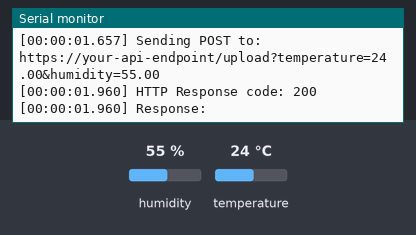
Recording of a program running on a simulated ESP32. On the bench: the last lines printed to the serial monitor. The inputs (shaded band) are chosen by the test bench; at power-on: humidity 55 %, temperature 24 °C. WiFi joins after 1.5 s; servers stay silent unless stated; uploads are accepted with an empty reply.

Above: at 2.7 s.
2.8 s: humidity set to 22 %
At 3.8 s:
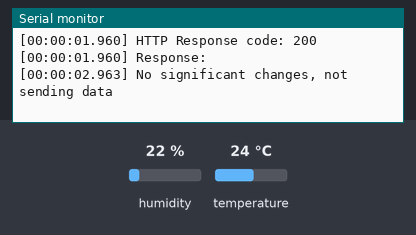
5.5 s: temperature set to 12 °C
At 5.5 s:
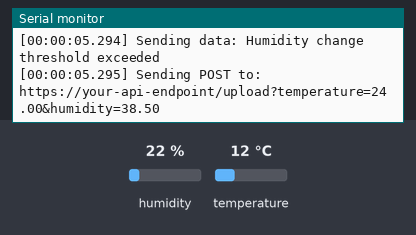
8.2 s: humidity set to 40 %
At 9.0 s:
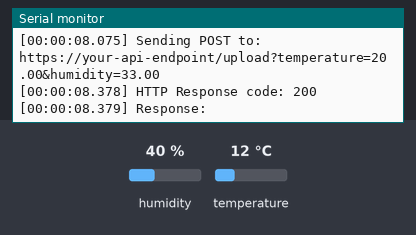
Timing chart, 0 to 11.2 s (numbered marks = the images above; inputs shaded):
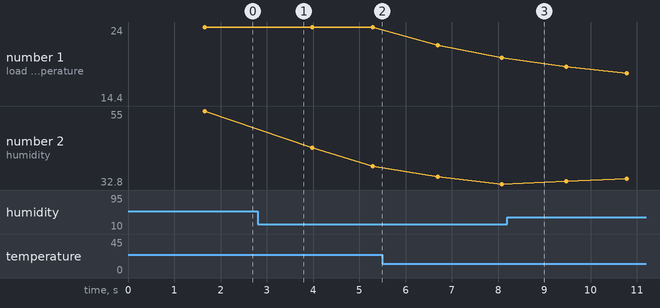

Measured:
- plotted number 1: 24 → 20 after the input at 5.5 s
- plotted number 2: 55 → 38.5 after the input at 2.8 s, 33 → 32.8 after the input at 8.2 s

The program:

main.cpp
```cpp
#include "DHT.h"
#include "../include/config.h"
#include "../include/Logger.h"
#include "../include/SensorAverager.h"
#include "../include/TelemetrySender.h"
#include "../include/WifiHelper.h"

// Global application components used by Arduino setup()/loop().
Logger logger;
DHT dhtSensor(DHT_SENSOR_PIN, DHT_SENSOR_TYPE);
SensorAverager<SAMPLE_COUNT> sensorAverager;
TelemetrySender telemetrySender(TEMP_THRESHOLD_C,
                                HUMIDITY_THRESHOLD_PERCENT,
                                FORCE_SEND_INTERVAL_MS);

// Triggers a controlled restart after printing the reason.
void rebootWithReason(const char* reason) {
  logger.println(reason);
  logger.printf("Rebooting in %lu ms...\n", RESTART_DELAY_MS);
  delay(RESTART_DELAY_MS);
  ESP.restart();
}

void setup() {
  // Initialize serial logs, sensor, and WiFi connection.
  logger.begin(SERIAL_BAUD_RATE);
  dhtSensor.begin();

  if (!connectToWifi(logger, WIFI_CONNECT_TIMEOUT_MS)) {
    rebootWithReason("WiFi connect failed.");
  }
}

void loop() {
  // Recover WiFi in-loop instead of rebooting on transient drops.
  if (!ensureWifiConnected(logger, WIFI_CONNECT_TIMEOUT_MS)) {
    logger.println("WiFi still unavailable. Will retry next cycle.");
    delay(MEASUREMENT_INTERVAL_MS);
    return;
  }

  // Read current sensor values.
  const float humidity = dhtSensor.readHumidity();
  const float temperature = dhtSensor.readTemperature();

  if (isnan(humidity) || isnan(temperature)) {
    logger.println("Failed to read from DHT sensor!");
    delay(MEASUREMENT_INTERVAL_MS);
    return;
  }

  sensorAverager.addReading(temperature, humidity);

  if (sensorAverager.sampleCount() == 0) {
    logger.println("No valid measurements accumulated yet. Waiting for data...");
    delay(MEASUREMENT_INTERVAL_MS);
    return;
  }

  const float avgTemperature = sensorAverager.averageTemperature();
  const float avgHumidity = sensorAverager.averageHumidity();

  bool tempChanged = false;
  bool humidityChanged = false;
  bool forceSendDue = false;
  const bool shouldSend = telemetrySender.shouldSend(avgTemperature,
                                                     avgHumidity,
                                                     millis(),
                                                     tempChanged,
                                                     humidityChanged,
                                                     forceSendDue);

  if (shouldSend) {
    if (tempChanged) {
      logger.println("Sending data: Temperature change threshold exceeded");
    }
    if (humidityChanged) {
      logger.println("Sending data: Humidity change threshold exceeded");
    }
    if (forceSendDue) {
      logger.println("Sending data: Force send interval reached");
    }

    const bool sent = telemetrySender.send(avgTemperature, avgHumidity, logger);
    if (!sent) {
      logger.println("Telemetry send failed. Will retry next cycle.");
    }
  } else {
    logger.println("No significant changes, not sending data");
  }

  // Keep a fixed sampling rhythm.
  delay(MEASUREMENT_INTERVAL_MS);
}
```

Logger.h
```cpp
#pragma once

#include <Arduino.h>
#include <stdarg.h>

// Logger prints every line with a [hh:mm:ss.mmm] runtime prefix.
class Logger {
 public:
  void begin(unsigned long baudRate);

  template <typename T>
  void print(const T& value) {
    prefixIfNeeded();
    Serial.print(value);
    atLineStart_ = false;
  }

  template <typename T>
  void println(const T& value) {
    prefixIfNeeded();
    Serial.println(value);
    atLineStart_ = true;
  }

  void print(const char* msg);
  void println(const char* msg);
  void print(const String& value);
  void println(const String& value);
  void printf(const char* fmt, ...);

 private:
  bool atLineStart_ = true;
  void prefixIfNeeded();
};
```

SensorAverager.h
```cpp
#pragma once

#include <math.h>

// Stores the last N measurements and computes rolling averages.
template <int SampleSize>
class SensorAverager {
 public:
  void addReading(float temperature, float humidity) {
    temperatureReadings_[index_] = temperature;
    humidityReadings_[index_] = humidity;

    index_++;
    if (index_ >= SampleSize) {
      index_ = 0;
      bufferFilled_ = true;
    }
  }

  int sampleCount() const {
    return bufferFilled_ ? SampleSize : index_;
  }

  float averageTemperature() const {
    return average(temperatureReadings_);
  }

  float averageHumidity() const {
    return average(humidityReadings_);
  }

 private:
  float temperatureReadings_[SampleSize] = {0.0f};
  float humidityReadings_[SampleSize] = {0.0f};
  int index_ = 0;
  bool bufferFilled_ = false;

  float average(const float readings[SampleSize]) const {
    const int count = sampleCount();
    if (count <= 0) {
      return 0.0f;
    }

    float sum = 0.0f;
    for (int i = 0; i < count; i++) {
      sum += readings[i];
    }
    return sum / count;
  }
};
```

TelemetrySender.h
```cpp
#pragma once

#include <Arduino.h>

class Logger;

// Decides when data should be sent and handles HTTPS upload.
class TelemetrySender {
 public:
  TelemetrySender(float tempThreshold,
                  float humidityThreshold,
                  unsigned long forceSendIntervalMs);

  bool shouldSend(float averageTemperature,
                  float averageHumidity,
                  unsigned long nowMs,
                  bool& tempChanged,
                  bool& humidityChanged,
                  bool& forceSendDue) const;

  // Returns true on successful HTTP send, false on failure.
  bool send(float temperature, float humidity, Logger& logger);

  unsigned long lastSendTimeMs() const;

 private:
  float tempThreshold_;
  float humidityThreshold_;
  unsigned long forceSendIntervalMs_;

  float lastSentTemperature_ = NAN;
  float lastSentHumidity_ = NAN;
  unsigned long lastSendTimeMs_ = 0;

  static bool hasChangedEnough(float currentValue, float lastValue, float threshold);
};
```

WifiHelper.h
```cpp
#pragma once

class Logger;

// Connects to WiFi and prints status through Logger.
// Returns true when connected, false when timeout is reached.
bool connectToWifi(Logger& logger, unsigned long timeoutMs);

// Ensures WiFi is connected. If disconnected, it tries to reconnect.
// Returns true if connected after the check, false otherwise.
bool ensureWifiConnected(Logger& logger, unsigned long timeoutMs);
```

Logger.cpp
```cpp
#include "../include/Logger.h"

#include <stdio.h>

void Logger::begin(unsigned long baudRate) {
  Serial.begin(baudRate);
}

void Logger::prefixIfNeeded() {
  if (!atLineStart_) {
    return;
  }

  const unsigned long ms = millis();
  unsigned long seconds = ms / 1000UL;
  unsigned long minutes = seconds / 60UL;
  const unsigned long hours = minutes / 60UL;

  seconds %= 60UL;
  minutes %= 60UL;

  char timestamp[32];
  snprintf(timestamp, sizeof(timestamp), "[%02lu:%02lu:%02lu.%03lu] ", hours, minutes, seconds, ms % 1000UL);
  Serial.print(timestamp);
  atLineStart_ = false;
}

void Logger::print(const char* msg) {
  if (!msg) {
    return;
  }

  const char* p = msg;
  while (*p) {
    if (*p == '\n') {
      prefixIfNeeded();
      Serial.println();
      atLineStart_ = true;
      ++p;
      continue;
    }

    prefixIfNeeded();
    const char* start = p;
    while (*p && *p != '\n') {
      ++p;
    }
    while (start < p) {
      Serial.print(*start++);
    }
    atLineStart_ = false;
  }
}

void Logger::println(const char* msg) {
  if (!msg) {
    msg = "";
  }

  print(msg);
  Serial.println();
  atLineStart_ = true;
}

void Logger::print(const String& value) {
  print(value.c_str());
}

void Logger::println(const String& value) {
  println(value.c_str());
}

void Logger::printf(const char* fmt, ...) {
  char buffer[256];
  va_list args;
  va_start(args, fmt);
  vsnprintf(buffer, sizeof(buffer), fmt, args);
  va_end(args);

  print(buffer);
}
```

TelemetrySender.cpp
```cpp
#include "../include/TelemetrySender.h"

#include "../include/Logger.h"
#include "../include/config.h"
#include <HTTPClient.h>
#include <WiFi.h>
#include <WiFiClientSecure.h>

TelemetrySender::TelemetrySender(float tempThreshold,
                                 float humidityThreshold,
                                 unsigned long forceSendIntervalMs)
    : tempThreshold_(tempThreshold),
      humidityThreshold_(humidityThreshold),
      forceSendIntervalMs_(forceSendIntervalMs) {}

bool TelemetrySender::hasChangedEnough(float currentValue, float lastValue, float threshold) {
  if (isnan(lastValue)) {
    return true;
  }
  return abs(currentValue - lastValue) >= threshold;
}

bool TelemetrySender::shouldSend(float averageTemperature,
                                 float averageHumidity,
                                 unsigned long nowMs,
                                 bool& tempChanged,
                                 bool& humidityChanged,
                                 bool& forceSendDue) const {
  tempChanged = hasChangedEnough(averageTemperature, lastSentTemperature_, tempThreshold_);
  humidityChanged = hasChangedEnough(averageHumidity, lastSentHumidity_, humidityThreshold_);
  forceSendDue = (nowMs - lastSendTimeMs_) >= forceSendIntervalMs_;

  return tempChanged || humidityChanged || forceSendDue;
}

bool TelemetrySender::send(float temperature, float humidity, Logger& logger) {
  if (WiFi.status() != WL_CONNECTED) {
    logger.println("WiFi Disconnected. Cannot send data.");
    return false;
  }

  WiFiClientSecure client;
  client.setInsecure();

  HTTPClient http;
  const String url = String(API_URL) + "?temperature=" + String(temperature, 2) +
                     "&humidity=" + String(humidity, 2);

  logger.print("Sending POST to: ");
  logger.println(url);

  http.begin(client, url);
  http.addHeader("Content-Type", "application/x-www-form-urlencoded");

  const int httpResponseCode = http.POST("");
  bool success = false;
  if (httpResponseCode > 0) {
    const String response = http.getString();
    logger.print("HTTP Response code: ");
    logger.println(httpResponseCode);
    logger.print("Response: ");
    logger.println(response);

    lastSentTemperature_ = temperature;
    lastSentHumidity_ = humidity;
    lastSendTimeMs_ = millis();
    success = true;
  } else {
    logger.print("Error on sending POST: ");
    logger.println(httpResponseCode);
    logger.printf("HTTP POST failed, error: %s\n", http.errorToString(httpResponseCode).c_str());
  }

  http.end();
  return success;
}

unsigned long TelemetrySender::lastSendTimeMs() const {
  return lastSendTimeMs_;
}
```

WifiHelper.cpp
```cpp
#include "../include/WifiHelper.h"

#include "../include/Logger.h"
#include "../include/config.h"
#include <WiFi.h>

bool connectToWifi(Logger& logger, unsigned long timeoutMs) {
  WiFi.mode(WIFI_STA);
  WiFi.setAutoReconnect(true);
  WiFi.setSleep(false);

  if (WiFi.status() == WL_CONNECTED) {
    return true;
  }

  const unsigned long startedAt = millis();
  WiFi.begin(ssid, password);
  logger.print("Connecting to WiFi");

  while (WiFi.status() != WL_CONNECTED) {
    if (millis() - startedAt >= timeoutMs) {
      logger.println("\nWiFi connection timeout.");
      return false;
    }
    delay(500);
    logger.print(".");
  }

  logger.println("\nConnected to WiFi.");
  logger.print("IP Address: ");
  logger.println(WiFi.localIP());
  return true;
}

bool ensureWifiConnected(Logger& logger, unsigned long timeoutMs) {
  if (WiFi.status() == WL_CONNECTED) {
    return true;
  }

  logger.println("WiFi disconnected. Attempting reconnect...");
  return connectToWifi(logger, timeoutMs);
}
```

config.example.h
```cpp
#pragma once

#include <Arduino.h>
#include "DHT.h"

// Copy this file to include/config.h and fill in your real values.
// include/config.h is ignored by Git to keep credentials private.

// WiFi credentials
constexpr char ssid[] = "YOUR_WIFI_SSID";
constexpr char password[] = "YOUR_WIFI_PASSWORD";

// API endpoint used for sending averaged sensor data
constexpr char API_URL[] = "https://your-api-endpoint/upload";

// Serial monitor speed (must match your serial monitor setting)
constexpr unsigned long SERIAL_BAUD_RATE = 9600UL;

// How long to wait for WiFi before rebooting (in milliseconds)
constexpr unsigned long WIFI_CONNECT_TIMEOUT_MS = 30000UL;

// Delay before reboot to allow logs to flush (in milliseconds)
constexpr unsigned long RESTART_DELAY_MS = 2000UL;

// DHT sensor pin and model
constexpr uint8_t DHT_SENSOR_PIN = 13;
constexpr uint8_t DHT_SENSOR_TYPE = DHT11;

// Read one measurement every this many milliseconds
constexpr unsigned long MEASUREMENT_INTERVAL_MS = 1000UL;

// Rolling average size (number of samples kept in memory)
constexpr int SAMPLE_COUNT = 10;

// Force upload if no threshold-triggered change happens within this time
constexpr unsigned long FORCE_SEND_INTERVAL_MS = 300000UL;

// Upload thresholds based on averaged values
constexpr float TEMP_THRESHOLD_C = 0.2f;
constexpr float HUMIDITY_THRESHOLD_PERCENT = 1.0f;
```
